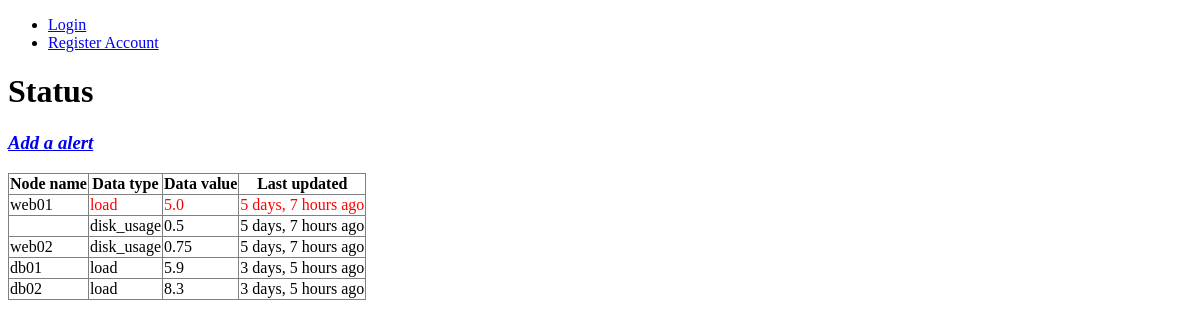
/data_collector/, run on an earlier commit of the app's database.
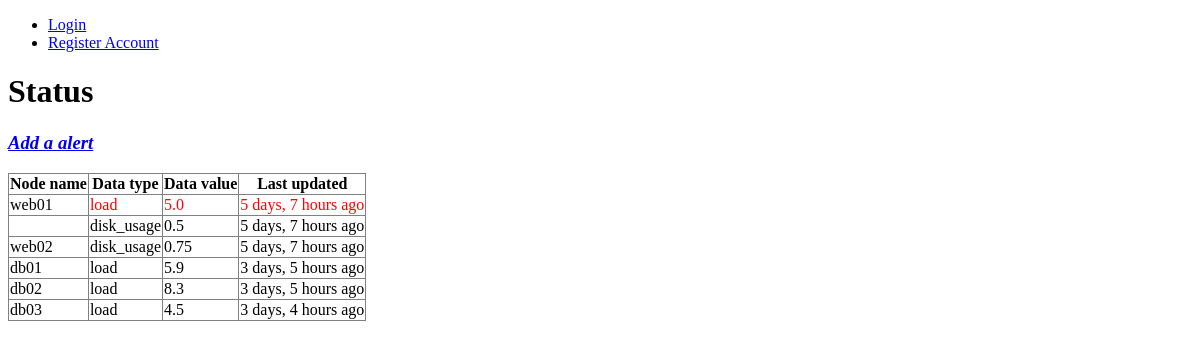
And on a later commit of the database.
### data_collector/models.py (models this page shows, shortened)
class DataPoint(models.Model):
    node_name = models.CharField(max_length=250)
    datetime = models.DateTimeField(auto_now_add=True)
    data_type = models.CharField(max_length=100)
    data_value = models.FloatField()

### data_collector/views.py (the view)
# urls.py: url(r'^data_collector/$', StatusView.as_view(), name='status'),
class StatusView(TemplateView):
    template_name = 'data_collector/status.html'
    def get_context_data(self, **kwargs):
        ctx = super(StatusView, self).get_context_data(**kwargs)
        nodes_and_data_types = DataPoint.objects.all().values('node_name', 'data_type').distinct()
        status_data_dict = dict()
        alerts = Alert.objects.filter(is_active=True)
        for node_and_data_type_pair in nodes_and_data_types:
            node_name = node_and_data_type_pair['node_name']
            data_type = node_and_data_type_pair['data_type']
            latest_data_point = DataPoint.objects.filter(node_name=node_name, data_type=data_type).latest('datetime')
            latest_data_point.has_alert = self.point_does_have_alert(latest_data_point, alerts)
            data_point_map = status_data_dict.setdefault(node_name, dict())
            data_point_map[data_type] = latest_data_point
        ctx['status_data_dict'] = status_data_dict
        return ctx
    def point_does_have_alert(self, data_point, alerts):
        for alert in alerts:
            if alert.node_name and data_point.node_name != alert.node_name:
                continue
            if alert.data_type != data_point.data_type:
                continue
            if alert.min_value is not None and data_point.data_value < alert.min_value:
                return True
            if alert.max_value is not None and data_point.data_value > alert.max_value:
                return True
            return False

### data_collector/templates/data_collector/status.html (shortened to what this page needs)
{% extends "data_collector/alert_base.html" %}
{% load humanize %}
{% block content %}
<h1>Status</h1>
    <h3><i><a href="{% url "alerts_list" %}">Add a alert</a></i></h3>
    <table rules="all" frame="border">
        <tbody>
            <tr>
                <th>Node name</th>
                <th>Data type</th>
                <th>Data value</th>
                <th>Last updated</th>
            </tr>
        {% for node_name, data_type_to_data_point_map in status_data_dict.items %}
            {% for data_type, data_point in data_type_to_data_point_map.items %}
                <tr {% if data_point.has_alert %}
                    class="has-alert"
                {% endif %}>
                    <td>{% if forloop.first %}{{ node_name }}{% endif %}</td>
                    <td>{{ data_type }}</td>
                    <td>{{ data_point.data_value }}</td>
                    <td>{{ data_point.datetime|naturaltime }}</td>
                </tr>
            {% endfor %}
        {% endfor %}
        </tbody>
    </table>
{% endblock %}

What changed in the data, as far as the page shows it:
added DataPoint: node_name "db03", data_type "load", data_value "4.5", datetime "3 days, 4 hours ago"
